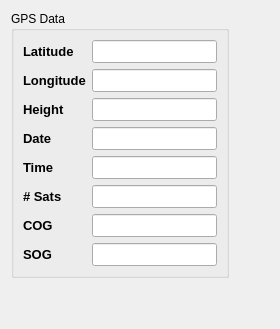
     <widget class="QWidget" name="tab_2">
      <attribute name="title">
       <string>GPS</string>
      </attribute>
      <layout class="QGridLayout" name="gridLayout_3">
       <item row="0" column="0">
        <layout class="QVBoxLayout" name="verticalLayout_38">
         <item>
          <layout class="QHBoxLayout" name="horizontalLayout_14">
           <item>
            <widget class="QGroupBox" name="gpsData_groupBox">
             <property name="title">
              <string>GPS Data</string>
             </property>
             <layout class="QGridLayout" name="gridLayout">
              <item row="0" column="0">
               <layout class="QHBoxLayout" name="horizontalLayout_5">
                <item>
                 <layout class="QVBoxLayout" name="verticalLayout_28">
                  <item>
                   <widget class="QLabel" name="label_50">
                    <property name="font">
                     <font>
                      <pointsize>10</pointsize>
                      <weight>75</weight>
                      <bold>true</bold>
                     </font>
                    </property>
                    <property name="text">
                     <string>Latitude</string>
                    </property>
                   </widget>
                  </item>
                  <item>
                   <widget class="QLabel" name="label_49">
                    <property name="font">
                     <font>
                      <pointsize>10</pointsize>
                      <weight>75</weight>
                      <bold>true</bold>
                     </font>
                    </property>
                    <property name="text">
                     <string>Longitude</string>
                    </property>
                   </widget>
                  </item>
                  <item>
                   <widget class="QLabel" name="label_51">
                    <property name="font">
                     <font>
                      <pointsize>10</pointsize>
                      <weight>75</weight>
                      <bold>true</bold>
                     </font>
                    </property>
                    <property name="text">
                     <string>Height</string>
                    </property>
                   </widget>
                  </item>
                  <item>
                   <widget class="QLabel" name="label_48">
                    <property name="font">
                     <font>
                      <pointsize>10</pointsize>
                      <weight>75</weight>
                      <bold>true</bold>
                     </font>
                    </property>
                    <property name="text">
                     <string>Date</string>
                    </property>
                   </widget>
                  </item>
                  <item>
                   <widget class="QLabel" name="label_47">
                    <property name="font">
                     <font>
                      <pointsize>10</pointsize>
                      <weight>75</weight>
                      <bold>true</bold>
                     </font>
                    </property>
                    <property name="text">
                     <string>Time</string>
                    </property>
                   </widget>
                  </item>
                  <item>
                   <widget class="QLabel" name="label_54">
                    <property name="font">
                     <font>
                      <pointsize>10</pointsize>
                      <weight>75</weight>
                      <bold>true</bold>
                     </font>
                    </property>
                    <property name="text">
                     <string># Sats</string>
                    </property>
                   </widget>
                  </item>
                  <item>
                   <widget class="QLabel" name="label_52">
                    <property name="font">
                     <font>
                      <pointsize>10</pointsize>
                      <weight>75</weight>
                      <bold>true</bold>
                     </font>
                    </property>
                    <property name="text">
                     <string>COG</string>
                    </property>
                   </widget>
                  </item>
                  <item>
                   <widget class="QLabel" name="label_53">
                    <property name="font">
                     <font>
                      <pointsize>10</pointsize>
                      <weight>75</weight>
                      <bold>true</bold>
                     </font>
                    </property>
                    <property name="text">
                     <string>SOG</string>
                    </property>
                   </widget>
                  </item>
                 </layout>
                </item>
                <item>
                 <layout class="QVBoxLayout" name="verticalLayout_20">
                  <item>
                   <widget class="QLineEdit" name="m_GpsLatitude">
                    <property name="minimumSize">
                     <size>
                      <width>0</width>
                      <height>0</height>
                     </size>
                    </property>
                    <property name="maximumSize">
                     <size>
                      <width>16777215</width>
                      <height>16777215</height>
                     </size>
                    </property>
                    <property name="font">
                     <font>
                      <pointsize>10</pointsize>
                     </font>
                    </property>
                    <property name="alignment">
                     <set>Qt::AlignRight|Qt::AlignTrailing|Qt::AlignVCenter</set>
                    </property>
                   </widget>
                  </item>
                  <item>
                   <widget class="QLineEdit" name="m_GpsLongitude">
                    <property name="minimumSize">
                     <size>
                      <width>0</width>
                      <height>0</height>
                     </size>
                    </property>
                    <property name="maximumSize">
                     <size>
                      <width>16777215</width>
                      <height>16777215</height>
                     </size>
                    </property>
                    <property name="font">
                     <font>
                      <pointsize>10</pointsize>
                     </font>
                    </property>
                    <property name="alignment">
                     <set>Qt::AlignRight|Qt::AlignTrailing|Qt::AlignVCenter</set>
                    </property>
                   </widget>
                  </item>
                  <item>
                   <widget class="QLineEdit" name="m_GpsHeight">
                    <property name="minimumSize">
                     <size>
                      <width>0</width>
                      <height>0</height>
                     </size>
                    </property>
                    <property name="maximumSize">
                     <size>
                      <width>16777215</width>
                      <height>16777215</height>
                     </size>
                    </property>
                    <property name="font">
                     <font>
                      <pointsize>10</pointsize>
                     </font>
                    </property>
                    <property name="alignment">
                     <set>Qt::AlignRight|Qt::AlignTrailing|Qt::AlignVCenter</set>
                    </property>
                   </widget>
                  </item>
                  <item>
                   <widget class="QLineEdit" name="m_GpsDate">
                    <property name="minimumSize">
                     <size>
                      <width>0</width>
                      <height>0</height>
                     </size>
                    </property>
                    <property name="maximumSize">
                     <size>
                      <width>16777215</width>
                      <height>16777215</height>
                     </size>
                    </property>
                    <property name="font">
                     <font>
                      <pointsize>10</pointsize>
                     </font>
                    </property>
                    <property name="alignment">
                     <set>Qt::AlignRight|Qt::AlignTrailing|Qt::AlignVCenter</set>
                    </property>
                   </widget>
                  </item>
                  <item>
                   <widget class="QLineEdit" name="m_GpsTime">
                    <property name="minimumSize">
                     <size>
                      <width>0</width>
                      <height>0</height>
                     </size>
                    </property>
                    <property name="maximumSize">
                     <size>
                      <width>16777215</width>
                      <height>16777215</height>
                     </size>
                    </property>
                    <property name="font">
                     <font>
                      <pointsize>10</pointsize>
                     </font>
                    </property>
                    <property name="alignment">
                     <set>Qt::AlignRight|Qt::AlignTrailing|Qt::AlignVCenter</set>
                    </property>
                   </widget>
                  </item>
                  <item>
                   <widget class="QLineEdit" name="m_GpsSat">
                    <property name="minimumSize">
                     <size>
                      <width>0</width>
                      <height>0</height>
                     </size>
                    </property>
                    <property name="maximumSize">
                     <size>
                      <width>16777215</width>
                      <height>16777215</height>
                     </size>
                    </property>
                    <property name="font">
                     <font>
                      <pointsize>10</pointsize>
                     </font>
                    </property>
                    <property name="alignment">
                     <set>Qt::AlignRight|Qt::AlignTrailing|Qt::AlignVCenter</set>
                    </property>
                   </widget>
                  </item>
                  <item>
                   <widget class="QLineEdit" name="m_GpsCog">
                    <property name="minimumSize">
                     <size>
                      <width>0</width>
                      <height>0</height>
                     </size>
                    </property>
                    <property name="maximumSize">
                     <size>
                      <width>16777215</width>
                      <height>16777215</height>
                     </size>
                    </property>
                    <property name="font">
                     <font>
                      <pointsize>10</pointsize>
                     </font>
                    </property>
                    <property name="alignment">
                     <set>Qt::AlignRight|Qt::AlignTrailing|Qt::AlignVCenter</set>
                    </property>
                   </widget>
                  </item>
                  <item>
                   <widget class="QLineEdit" name="m_GpsSog">
                    <property name="minimumSize">
                     <size>
                      <width>0</width>
                      <height>0</height>
                     </size>
                    </property>
                    <property name="maximumSize">
                     <size>
                      <width>16777215</width>
                      <height>16777215</height>
                     </size>
                    </property>
                    <property name="font">
                     <font>
                      <pointsize>10</pointsize>
                     </font>
                    </property>
                    <property name="alignment">
                     <set>Qt::AlignRight|Qt::AlignTrailing|Qt::AlignVCenter</set>
                    </property>
                   </widget>
                  </item>
                 </layout>
                </item>
               </layout>
              </item>
             </layout>
            </widget>
           </item>
           <item>
            <spacer name="horizontalSpacer_3">
             <property name="orientation">
              <enum>Qt::Horizontal</enum>
             </property>
             <property name="sizeHint" stdset="0">
              <size>
               <width>40</width>
               <height>20</height>
              </size>
             </property>
            </spacer>
           </item>
          </layout>
         </item>
         <item>
          <spacer name="verticalSpacer_2">
           <property name="orientation">
            <enum>Qt::Vertical</enum>
           </property>
           <property name="sizeHint" stdset="0">
            <size>
             <width>20</width>
             <height>40</height>
            </size>
           </property>
          </spacer>
         </item>
        </layout>
       </item>
      </layout>
     </widget>
